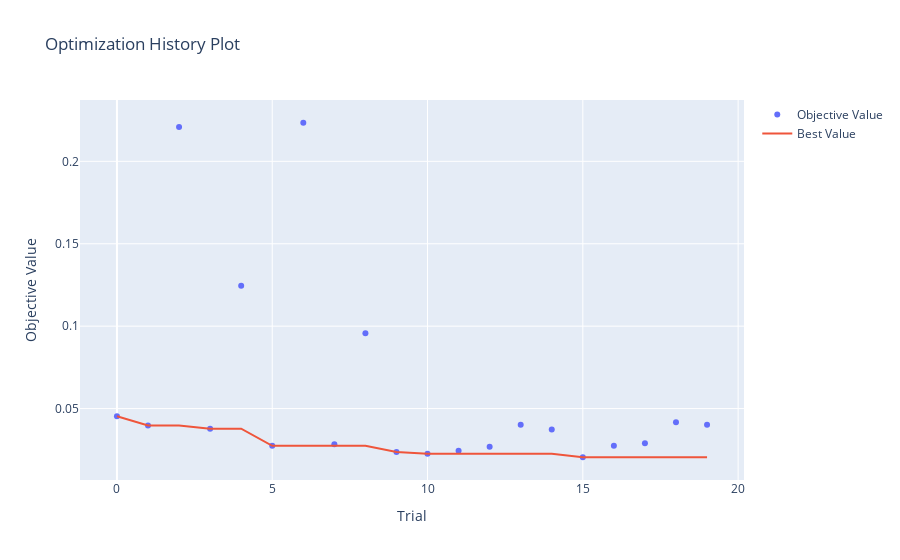
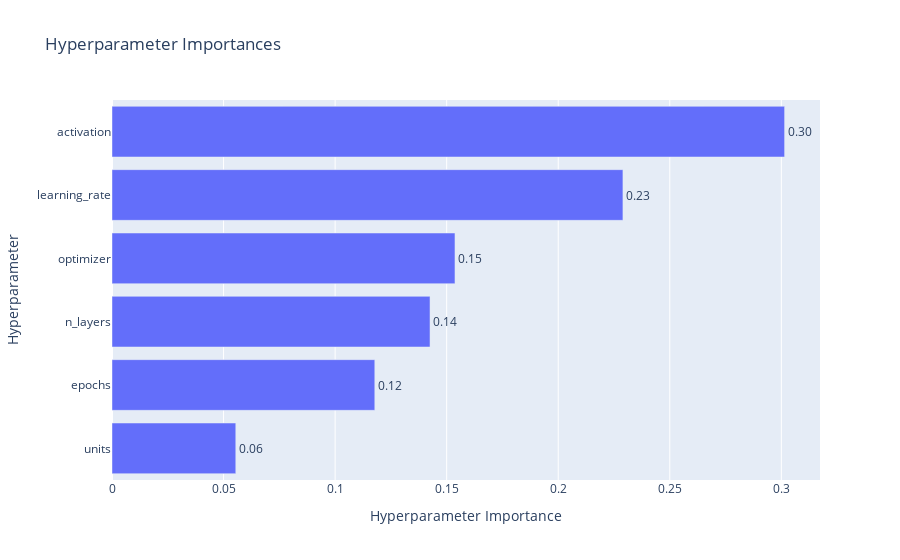
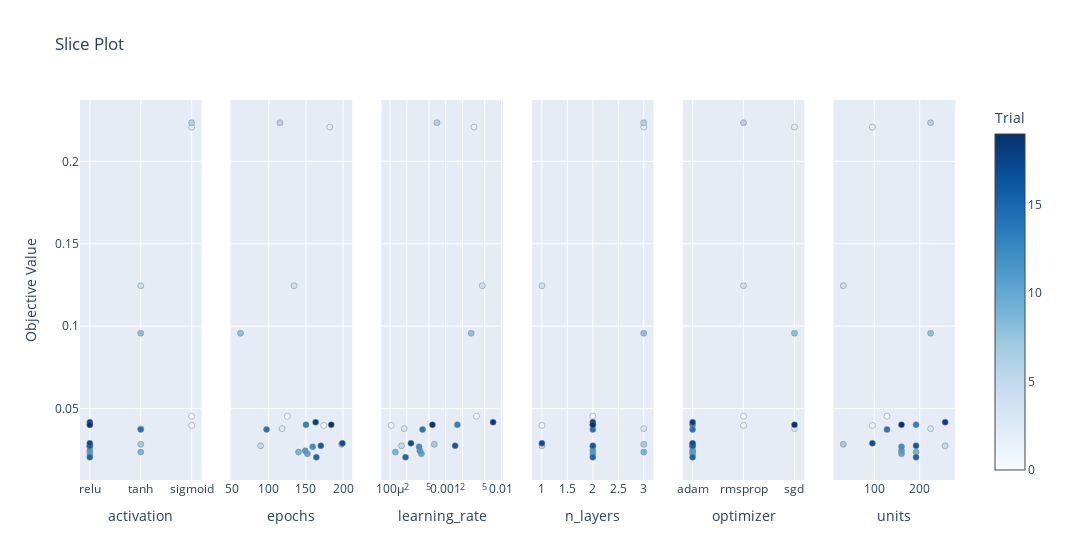
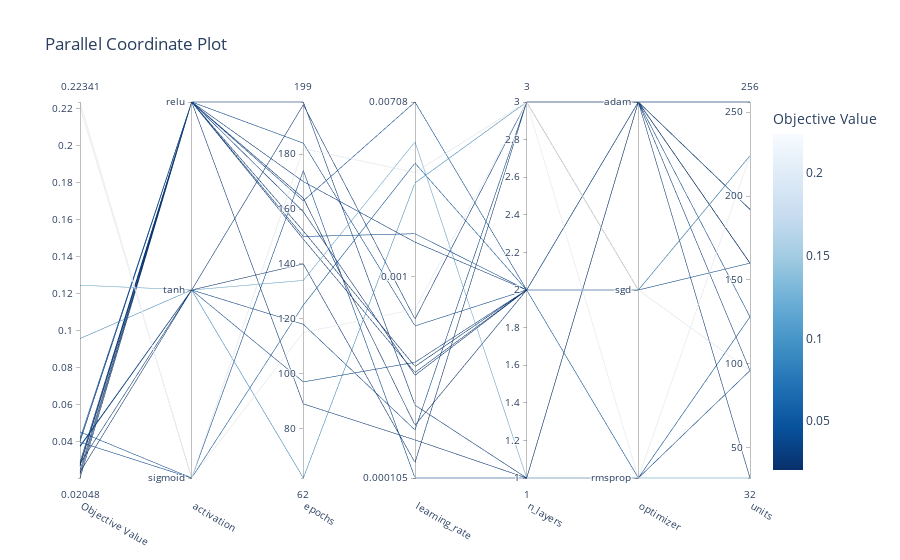

Notebook source saved alongside these figures, in order:
### Code cell
show_optuna_visualizations(study_mlp)

### Figure 1 — Plotly figure (JSON) as saved in the notebook; plotly's stock layout.template omitted (floating-point values rounded to 4 significant figures)
{"data": [{"mode": "markers", "name": "Objective Value", "type": "scatter", "x": [0, 1, 2, 3, 4, 5, 6, 7, 8, 9, 10, 11, 12, 13, 14, 15, 16, 17, 18, 19], "y": [0.04538, 0.03977, 0.2208, 0.03782, 0.1245, 0.02742, 0.2234, 0.02832, 0.09574, 0.0236, 0.02257, 0.02446, 0.02688, 0.04026, 0.03734, 0.02048, 0.02745, 0.02897, 0.04176, 0.04019]}, {"mode": "lines", "name": "Best Value", "type": "scatter", "x": [0, 1, 2, 3, 4, 5, 6, 7, 8, 9, 10, 11, 12, 13, 14, 15, 16, 17, 18, 19], "y": [0.04538, 0.03977, 0.03977, 0.03782, 0.03782, 0.02742, 0.02742, 0.02742, 0.02742, 0.0236, 0.02257, 0.02257, 0.02257, 0.02257, 0.02257, 0.02048, 0.02048, 0.02048, 0.02048, 0.02048]}, {"marker": {"color": "#cccccc"}, "mode": "markers", "name": "Infeasible Trial", "showlegend": false, "type": "scatter", "x": [], "y": []}], "layout": {"title": {"text": "Optimization History Plot"}, "xaxis": {"title": {"text": "Trial"}}, "yaxis": {"title": {"text": "Objective Value"}}}}

### Figure 2 — Plotly figure (JSON) as saved in the notebook; plotly's stock layout.template omitted (floating-point values rounded to 4 significant figures)
{"data": [{"cliponaxis": false, "hovertemplate": ["units (IntDistribution): 0.05547708029809587<extra></extra>", "epochs (IntDistribution): 0.11778542881643458<extra></extra>", "n_layers (IntDistribution): 0.1425403699992202<extra></extra>", "optimizer (CategoricalDistribution): 0.15372803027778298<extra></extra>", "learning_rate (FloatDistribution): 0.22900420457396903<extra></extra>", "activation (CategoricalDistribution): 0.3014648860344974<extra></extra>"], "name": "Objective Value", "orientation": "h", "text": ["0.06", "0.12", "0.14", "0.15", "0.23", "0.30"], "textposition": "outside", "type": "bar", "x": [0.05548, 0.1178, 0.1425, 0.1537, 0.229, 0.3015], "y": ["units", "epochs", "n_layers", "optimizer", "learning_rate", "activation"]}], "layout": {"title": {"text": "Hyperparameter Importances"}, "xaxis": {"title": {"text": "Hyperparameter Importance"}}, "yaxis": {"title": {"text": "Hyperparameter"}}}}

### Figure 3 — Plotly figure (JSON) as saved in the notebook; plotly's stock layout.template omitted (floating-point values rounded to 4 significant figures)
{"data": [{"marker": {"color": [0, 1, 2, 3, 4, 5, 6, 7, 8, 9, 10, 11, 12, 13, 14, 15, 16, 17, 18, 19], "colorbar": {"title": {"text": "Trial"}, "x": 1, "xpad": 40}, "colorscale": [[0, "rgb(247,251,255)"], [0.125, "rgb(222,235,247)"], [0.25, "rgb(198,219,239)"], [0.375, "rgb(158,202,225)"], [0.5, "rgb(107,174,214)"], [0.625, "rgb(66,146,198)"], [0.75, "rgb(33,113,181)"], [0.875, "rgb(8,81,156)"], [1, "rgb(8,48,107)"]], "line": {"color": "Grey", "width": 0.5}, "showscale": true}, "mode": "markers", "name": "Feasible Trial", "showlegend": false, "type": "scatter", "x": ["sigmoid", "sigmoid", "sigmoid", "tanh", "tanh", "relu", "sigmoid", "tanh", "tanh", "tanh", "relu", "relu", "relu", "relu", "tanh", "relu", "relu", "relu", "relu", "relu"], "xaxis": "x", "y": [0.04538, 0.03977, 0.2208, 0.03782, 0.1245, 0.02742, 0.2234, 0.02832, 0.09574, 0.0236, 0.02257, 0.02446, 0.02688, 0.04026, 0.03734, 0.02048, 0.02745, 0.02897, 0.04176, 0.04019], "yaxis": "y"}, {"marker": {"color": [0, 1, 2, 3, 4, 5, 6, 7, 8, 9, 10, 11, 12, 13, 14, 15, 16, 17, 18, 19], "colorbar": {"title": {"text": "Trial"}, "x": 1, "xpad": 40}, "colorscale": [[0, "rgb(247,251,255)"], [0.125, "rgb(222,235,247)"], [0.25, "rgb(198,219,239)"], [0.375, "rgb(158,202,225)"], [0.5, "rgb(107,174,214)"], [0.625, "rgb(66,146,198)"], [0.75, "rgb(33,113,181)"], [0.875, "rgb(8,81,156)"], [1, "rgb(8,48,107)"]], "line": {"color": "Grey", "width": 0.5}, "showscale": false}, "mode": "markers", "name": "Feasible Trial", "showlegend": false, "type": "scatter", "x": [125, 174, 182, 118, 134, 89, 115, 198, 62, 140, 152, 149, 159, 150, 97, 164, 170, 199, 163, 184], "xaxis": "x2", "y": [0.04538, 0.03977, 0.2208, 0.03782, 0.1245, 0.02742, 0.2234, 0.02832, 0.09574, 0.0236, 0.02257, 0.02446, 0.02688, 0.04026, 0.03734, 0.02048, 0.02745, 0.02897, 0.04176, 0.04019], "yaxis": "y2"}, {"marker": {"color": [0, 1, 2, 3, 4, 5, 6, 7, 8, 9, 10, 11, 12, 13, 14, 15, 16, 17, 18, 19], "colorbar": {"title": {"text": "Trial"}, "x": 1, "xpad": 40}, "colorscale": [[0, "rgb(247,251,255)"], [0.125, "rgb(222,235,247)"], [0.25, "rgb(198,219,239)"], [0.375, "rgb(158,202,225)"], [0.5, "rgb(107,174,214)"], [0.625, "rgb(66,146,198)"], [0.75, "rgb(33,113,181)"], [0.875, "rgb(8,81,156)"], [1, "rgb(8,48,107)"]], "line": {"color": "Grey", "width": 0.5}, "showscale": false}, "mode": "markers", "name": "Feasible Trial", "showlegend": false, "type": "scatter", "x": [0.00357, 0.0001051, 0.003216, 0.00018, 0.004528, 0.000161, 0.0006959, 0.000623, 0.00286, 0.0001251, 0.0003665, 0.0003425, 0.0003321, 0.001619, 0.000384, 0.00019, 0.001473, 0.0002375, 0.007076, 0.0005768], "xaxis": "x3", "y": [0.04538, 0.03977, 0.2208, 0.03782, 0.1245, 0.02742, 0.2234, 0.02832, 0.09574, 0.0236, 0.02257, 0.02446, 0.02688, 0.04026, 0.03734, 0.02048, 0.02745, 0.02897, 0.04176, 0.04019], "yaxis": "y3"}, {"marker": {"color": [0, 1, 2, 3, 4, 5, 6, 7, 8, 9, 10, 11, 12, 13, 14, 15, 16, 17, 18, 19], "colorbar": {"title": {"text": "Trial"}, "x": 1, "xpad": 40}, "colorscale": [[0, "rgb(247,251,255)"], [0.125, "rgb(222,235,247)"], [0.25, "rgb(198,219,239)"], [0.375, "rgb(158,202,225)"], [0.5, "rgb(107,174,214)"], [0.625, "rgb(66,146,198)"], [0.75, "rgb(33,113,181)"], [0.875, "rgb(8,81,156)"], [1, "rgb(8,48,107)"]], "line": {"color": "Grey", "width": 0.5}, "showscale": false}, "mode": "markers", "name": "Feasible Trial", "showlegend": false, "type": "scatter", "x": [2, 1, 3, 3, 1, 1, 3, 3, 3, 3, 2, 2, 2, 2, 2, 2, 2, 1, 2, 2], "xaxis": "x4", "y": [0.04538, 0.03977, 0.2208, 0.03782, 0.1245, 0.02742, 0.2234, 0.02832, 0.09574, 0.0236, 0.02257, 0.02446, 0.02688, 0.04026, 0.03734, 0.02048, 0.02745, 0.02897, 0.04176, 0.04019], "yaxis": "y4"}, {"marker": {"color": [0, 1, 2, 3, 4, 5, 6, 7, 8, 9, 10, 11, 12, 13, 14, 15, 16, 17, 18, 19], "colorbar": {"title": {"text": "Trial"}, "x": 1, "xpad": 40}, "colorscale": [[0, "rgb(247,251,255)"], [0.125, "rgb(222,235,247)"], [0.25, "rgb(198,219,239)"], [0.375, "rgb(158,202,225)"], [0.5, "rgb(107,174,214)"], [0.625, "rgb(66,146,198)"], [0.75, "rgb(33,113,181)"], [0.875, "rgb(8,81,156)"], [1, "rgb(8,48,107)"]], "line": {"color": "Grey", "width": 0.5}, "showscale": false}, "mode": "markers", "name": "Feasible Trial", "showlegend": false, "type": "scatter", "x": ["rmsprop", "rmsprop", "sgd", "sgd", "rmsprop", "adam", "rmsprop", "adam", "sgd", "adam", "adam", "adam", "adam", "adam", "adam", "adam", "adam", "adam", "adam", "sgd"], "xaxis": "x5", "y": [0.04538, 0.03977, 0.2208, 0.03782, 0.1245, 0.02742, 0.2234, 0.02832, 0.09574, 0.0236, 0.02257, 0.02446, 0.02688, 0.04026, 0.03734, 0.02048, 0.02745, 0.02897, 0.04176, 0.04019], "yaxis": "y5"}, {"marker": {"color": [0, 1, 2, 3, 4, 5, 6, 7, 8, 9, 10, 11, 12, 13, 14, 15, 16, 17, 18, 19], "colorbar": {"title": {"text": "Trial"}, "x": 1, "xpad": 40}, "colorscale": [[0, "rgb(247,251,255)"], [0.125, "rgb(222,235,247)"], [0.25, "rgb(198,219,239)"], [0.375, "rgb(158,202,225)"], [0.5, "rgb(107,174,214)"], [0.625, "rgb(66,146,198)"], [0.75, "rgb(33,113,181)"], [0.875, "rgb(8,81,156)"], [1, "rgb(8,48,107)"]], "line": {"color": "Grey", "width": 0.5}, "showscale": false}, "mode": "markers", "name": "Feasible Trial", "showlegend": false, "type": "scatter", "x": [128, 96, 96, 224, 32, 256, 224, 32, 224, 192, 160, 160, 160, 192, 128, 192, 192, 96, 256, 160], "xaxis": "x6", "y": [0.04538, 0.03977, 0.2208, 0.03782, 0.1245, 0.02742, 0.2234, 0.02832, 0.09574, 0.0236, 0.02257, 0.02446, 0.02688, 0.04026, 0.03734, 0.02048, 0.02745, 0.02897, 0.04176, 0.04019], "yaxis": "y6"}], "layout": {"title": {"text": "Slice Plot"}, "width": 1800, "xaxis": {"anchor": "y", "categoryarray": ["relu", "tanh", "sigmoid"], "categoryorder": "array", "domain": [0, 0.1389], "title": {"text": "activation"}, "type": "category"}, "xaxis2": {"anchor": "y2", "domain": [0.1722, 0.3111], "title": {"text": "epochs"}}, "xaxis3": {"anchor": "y3", "domain": [0.3444, 0.4833], "title": {"text": "learning_rate"}, "type": "log"}, "xaxis4": {"anchor": "y4", "domain": [0.5167, 0.6556], "title": {"text": "n_layers"}}, "xaxis5": {"anchor": "y5", "categoryarray": ["adam", "rmsprop", "sgd"], "categoryorder": "array", "domain": [0.6889, 0.8278], "title": {"text": "optimizer"}, "type": "category"}, "xaxis6": {"anchor": "y6", "domain": [0.8611, 1], "title": {"text": "units"}}, "yaxis": {"anchor": "x", "domain": [0, 1], "title": {"text": "Objective Value"}}, "yaxis2": {"anchor": "x2", "domain": [0, 1], "matches": "y", "showticklabels": false}, "yaxis3": {"anchor": "x3", "domain": [0, 1], "matches": "y", "showticklabels": false}, "yaxis4": {"anchor": "x4", "domain": [0, 1], "matches": "y", "showticklabels": false}, "yaxis5": {"anchor": "x5", "domain": [0, 1], "matches": "y", "showticklabels": false}, "yaxis6": {"anchor": "x6", "domain": [0, 1], "matches": "y", "showticklabels": false}}}

### Figure 4 — Plotly figure (JSON) as saved in the notebook; plotly's stock layout.template omitted (floating-point values rounded to 4 significant figures)
{"data": [{"dimensions": [{"label": "Objective Value", "range": [0.02048, 0.2234], "values": [0.04538, 0.03977, 0.2208, 0.03782, 0.1245, 0.02742, 0.2234, 0.02832, 0.09574, 0.0236, 0.02257, 0.02446, 0.02688, 0.04026, 0.03734, 0.02048, 0.02745, 0.02897, 0.04176, 0.04019]}, {"label": "activation", "range": [0, 2], "ticktext": ["sigmoid", "tanh", "relu"], "tickvals": [0, 1, 2], "values": [0, 0, 0, 1, 1, 2, 0, 1, 1, 1, 2, 2, 2, 2, 1, 2, 2, 2, 2, 2]}, {"label": "epochs", "range": [62, 199], "values": [125, 174, 182, 118, 134, 89, 115, 198, 62, 140, 152, 149, 159, 150, 97, 164, 170, 199, 163, 184]}, {"label": "learning_rate", "range": [-3.978, -2.15], "ticktext": ["0.000105", "0.001", "0.00708"], "tickvals": [-3.978, -3, -2.15], "values": [-2.447, -3.978, -2.493, -3.745, -2.344, -3.793, -3.157, -3.206, -2.544, -3.903, -3.436, -3.465, -3.479, -2.791, -3.416, -3.721, -2.832, -3.624, -2.15, -3.239]}, {"label": "n_layers", "range": [1, 3], "values": [2, 1, 3, 3, 1, 1, 3, 3, 3, 3, 2, 2, 2, 2, 2, 2, 2, 1, 2, 2]}, {"label": "optimizer", "range": [0, 2], "ticktext": ["rmsprop", "sgd", "adam"], "tickvals": [0, 1, 2], "values": [0, 0, 1, 1, 0, 2, 0, 2, 1, 2, 2, 2, 2, 2, 2, 2, 2, 2, 2, 1]}, {"label": "units", "range": [32, 256], "values": [128, 96, 96, 224, 32, 256, 224, 32, 224, 192, 160, 160, 160, 192, 128, 192, 192, 96, 256, 160]}], "labelangle": 30, "labelside": "bottom", "line": {"color": [0.04538, 0.03977, 0.2208, 0.03782, 0.1245, 0.02742, 0.2234, 0.02832, 0.09574, 0.0236, 0.02257, 0.02446, 0.02688, 0.04026, 0.03734, 0.02048, 0.02745, 0.02897, 0.04176, 0.04019], "colorbar": {"title": {"text": "Objective Value"}}, "colorscale": [[0, "rgb(247,251,255)"], [0.125, "rgb(222,235,247)"], [0.25, "rgb(198,219,239)"], [0.375, "rgb(158,202,225)"], [0.5, "rgb(107,174,214)"], [0.625, "rgb(66,146,198)"], [0.75, "rgb(33,113,181)"], [0.875, "rgb(8,81,156)"], [1, "rgb(8,48,107)"]], "reversescale": true, "showscale": true}, "type": "parcoords"}], "layout": {"title": {"text": "Parallel Coordinate Plot"}}}
